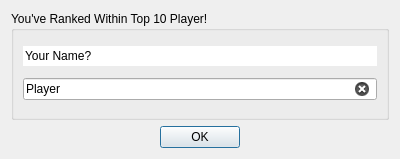
<?xml version="1.0" encoding="UTF-8"?>
<ui version="4.0">
 <class>Top10Dialog</class>
 <widget class="QDialog" name="Top10Dialog">
  <property name="geometry">
   <rect>
    <x>0</x>
    <y>0</y>
    <width>400</width>
    <height>159</height>
   </rect>
  </property>
  <property name="windowTitle">
   <string>Dialog</string>
  </property>
  <layout class="QVBoxLayout" name="verticalLayout">
   <item>
    <widget class="QGroupBox" name="groupBox">
     <property name="title">
      <string>You've Ranked Within Top 10 Player!</string>
     </property>
     <layout class="QVBoxLayout" name="verticalLayout_2">
      <item>
       <widget class="QLineEdit" name="lineEdit">
        <property name="text">
         <string>Your Name?</string>
        </property>
        <property name="frame">
         <bool>false</bool>
        </property>
        <property name="readOnly">
         <bool>true</bool>
        </property>
       </widget>
      </item>
      <item>
       <widget class="QLineEdit" name="player_name">
        <property name="text">
         <string>Player</string>
        </property>
        <property name="clearButtonEnabled">
         <bool>true</bool>
        </property>
       </widget>
      </item>
     </layout>
    </widget>
   </item>
   <item>
    <widget class="QDialogButtonBox" name="buttonBox">
     <property name="orientation">
      <enum>Qt::Horizontal</enum>
     </property>
     <property name="standardButtons">
      <set>QDialogButtonBox::Ok</set>
     </property>
     <property name="centerButtons">
      <bool>true</bool>
     </property>
    </widget>
   </item>
  </layout>
 </widget>
 <resources/>
 <connections>
  <connection>
   <sender>buttonBox</sender>
   <signal>accepted()</signal>
   <receiver>Top10Dialog</receiver>
   <slot>accept()</slot>
   <hints>
    <hint type="sourcelabel">
     <x>248</x>
     <y>254</y>
    </hint>
    <hint type="destinationlabel">
     <x>157</x>
     <y>274</y>
    </hint>
   </hints>
  </connection>
  <connection>
   <sender>buttonBox</sender>
   <signal>rejected()</signal>
   <receiver>Top10Dialog</receiver>
   <slot>reject()</slot>
   <hints>
    <hint type="sourcelabel">
     <x>316</x>
     <y>260</y>
    </hint>
    <hint type="destinationlabel">
     <x>286</x>
     <y>274</y>
    </hint>
   </hints>
  </connection>
 </connections>
</ui>
